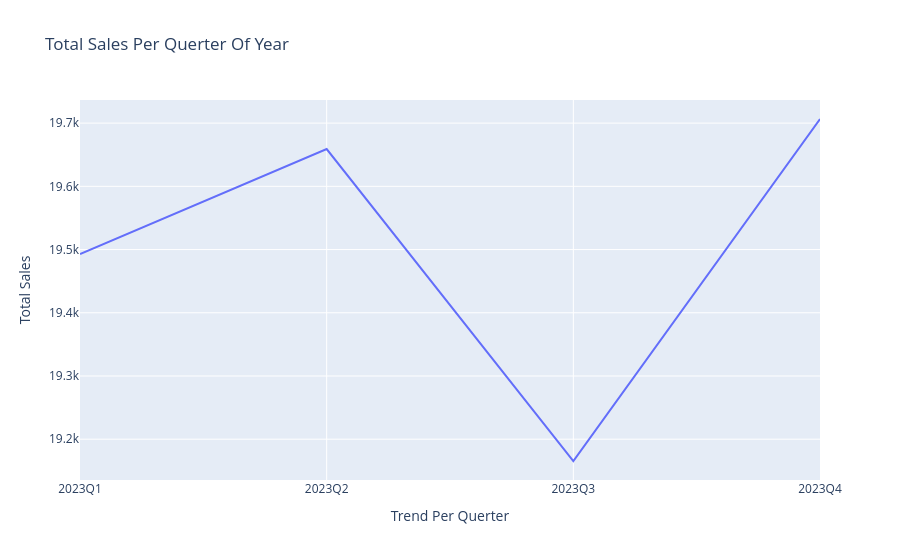

This figure's notebook cell:
### Code cell
df_temp = df_copy.groupby(df_copy['Transaction Date'].dt.to_period('Q'))['Total Spent'].sum().reset_index(name = 'Total_Spent')
df_temp['Transaction Date'] = df_temp['Transaction Date'].astype(str)
line_chart = px.line(df_temp, x = 'Transaction Date', y = 'Total_Spent', title = 'Total Sales Per Querter Of Year')
line_chart.update_xaxes(title_text = 'Trend Per Querter')
line_chart.update_yaxes(title_text = 'Total Sales')
line_chart.show()

### Figure 1 — Plotly figure (JSON) as saved in the notebook; plotly's stock layout.template omitted (floating-point values rounded to 4 significant figures)
{"data": [{"hovertemplate": "Transaction Date=%{x}<br>Total_Spent=%{y}<extra></extra>", "legendgroup": "", "line": {"color": "#636efa", "dash": "solid"}, "marker": {"symbol": "circle"}, "mode": "lines", "name": "", "orientation": "v", "showlegend": false, "type": "scatter", "x": ["2023Q1", "2023Q2", "2023Q3", "2023Q4"], "xaxis": "x", "y": [19490.0, 19660.0, 19170.0, 19710.0], "yaxis": "y"}], "layout": {"legend": {"tracegroupgap": 0}, "title": {"text": "Total Sales Per Querter Of Year"}, "xaxis": {"anchor": "y", "domain": [0, 1], "title": {"text": "Trend Per Querter"}}, "yaxis": {"anchor": "x", "domain": [0, 1], "title": {"text": "Total Sales"}}}}
